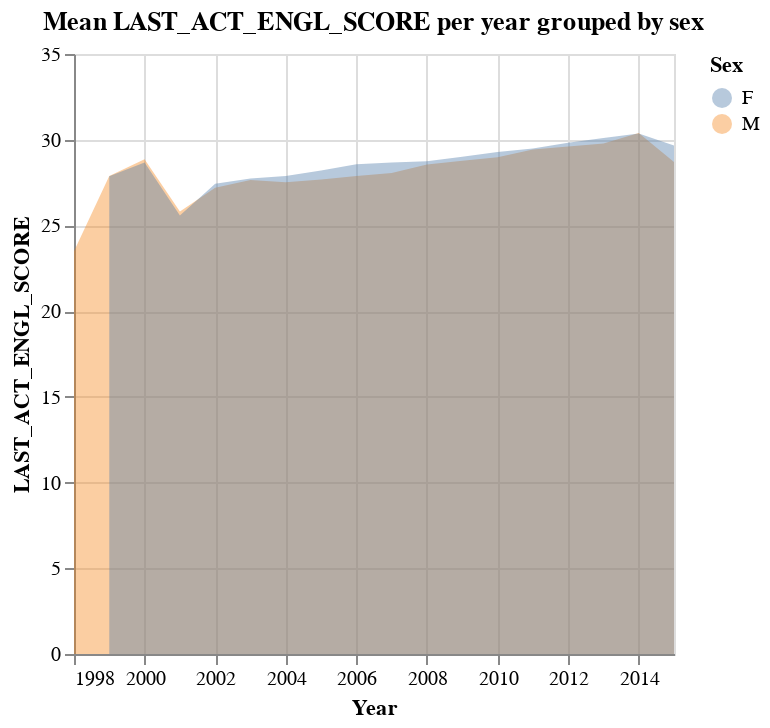
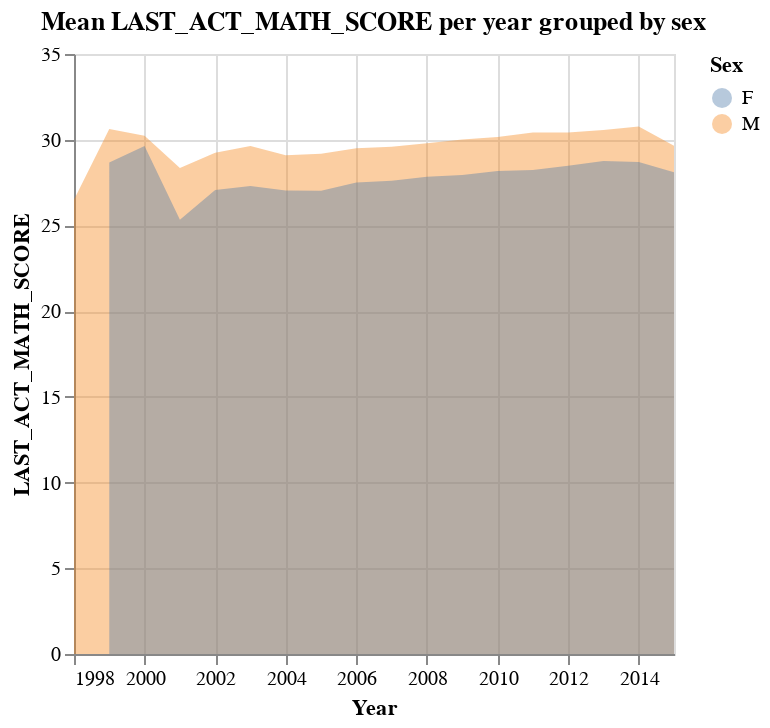
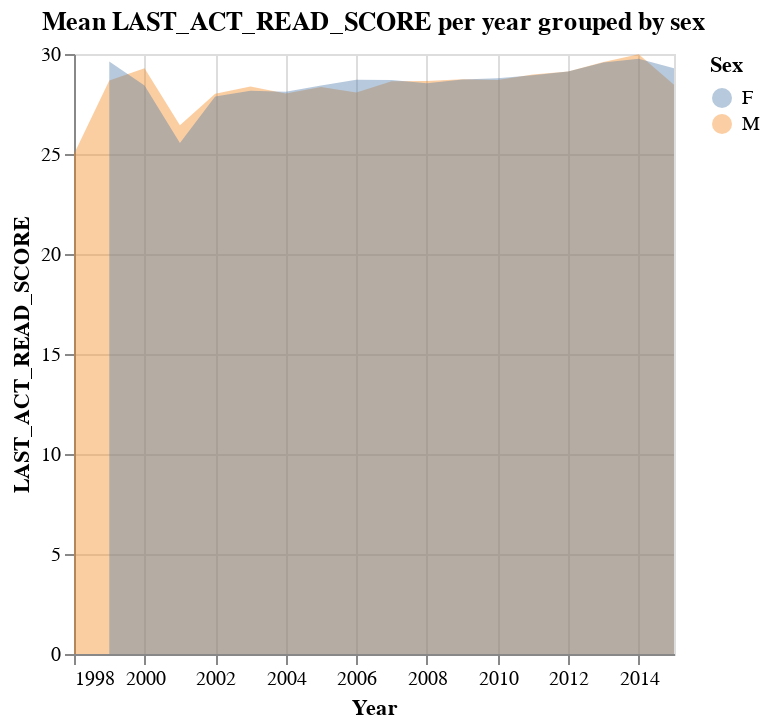
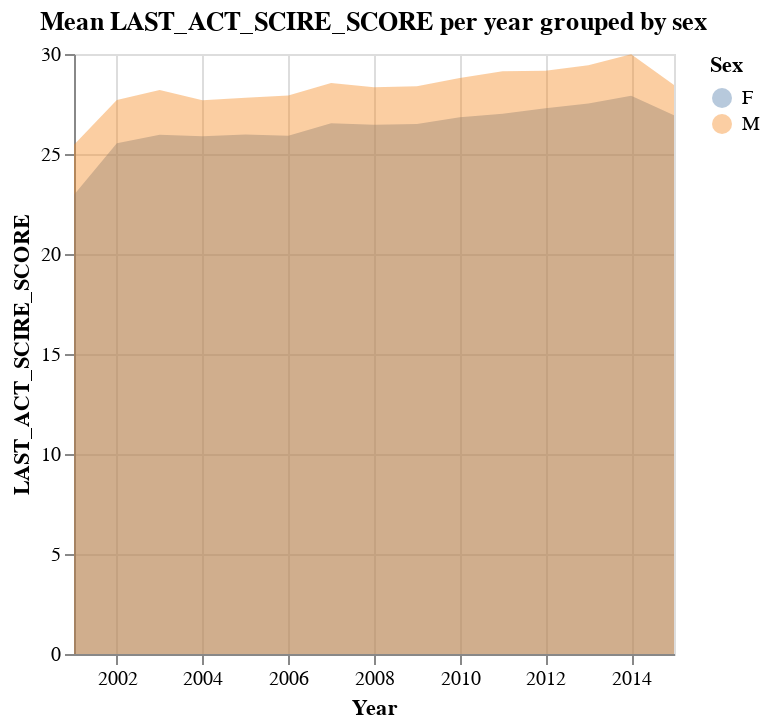

Notebook code for these charts, in order:
### Code cell
columnlst = ['HSGPA', 'LAST_ACT_ENGL_SCORE', 'LAST_ACT_MATH_SCORE', 'LAST_ACT_READ_SCORE',
       'LAST_ACT_SCIRE_SCORE', 'LAST_ACT_COMP_SCORE', 'LAST_SATI_VERB_SCORE',
       'LAST_SATI_MATH_SCORE', 'LAST_SATI_TOTAL_SCORE','avg_GPAO']

def getFigs(timeCol, groupCol, columns, dataframe, agg='mean'):
    def layered_area_chart(col, data):
        area = alt.Chart(data).mark_area(opacity=0.4).encode(
            x=alt.X(f"{timeCol}:T", title="Year"),
            y=alt.Y(col, stack=False),
            color=alt.Color(groupCol, title="Sex")
        ).properties(
            title=f"{agg.capitalize()} {col} per year grouped by sex"
        )
        return area

    for col in columns:
        table = pd.pivot_table(dataframe, values=col, index=[timeCol, groupCol], aggfunc=agg)
        table.reset_index(inplace=True)
        
        # Generate and return chart (in Jupyter, returning should display the chart)
        fig = layered_area_chart(col, table)
        display(fig)  # Use display() in Jupyter environments

# Call the function to generate the charts
getFigs('ADMIT_TERM_TERM_YEAR', 'SEX', columnlst, merge_df)

### Figure 1 — Vega-Lite specification as saved in the notebook (floating-point values rounded to 4 significant figures)
{"config": {"view": {"continuousWidth": 300, "continuousHeight": 300}}, "data": {"name": "data-38bada5e874e2c0c0ea1acb1ad19119a"}, "mark": {"type": "area", "opacity": 0.4}, "encoding": {"color": {"field": "SEX", "title": "Sex", "type": "nominal"}, "x": {"field": "ADMIT_TERM_TERM_YEAR", "title": "Year", "type": "temporal"}, "y": {"field": "LAST_ACT_ENGL_SCORE", "stack": false, "type": "quantitative"}}, "title": "Mean LAST_ACT_ENGL_SCORE per year grouped by sex", "$schema": "https://vega.github.io/schema/vega-lite/v5.16.3.json", "datasets": {"data-38bada5e874e2c0c0ea1acb1ad19119a": [{"ADMIT_TERM_TERM_YEAR": "1998", "SEX": "M", "LAST_ACT_ENGL_SCORE": 23.5}, {"ADMIT_TERM_TERM_YEAR": "1999", "SEX": "F", "LAST_ACT_ENGL_SCORE": 27.87}, {"ADMIT_TERM_TERM_YEAR": "1999", "SEX": "M", "LAST_ACT_ENGL_SCORE": 27.88}, {"ADMIT_TERM_TERM_YEAR": "2000", "SEX": "F", "LAST_ACT_ENGL_SCORE": 28.67}, {"ADMIT_TERM_TERM_YEAR": "2000", "SEX": "M", "LAST_ACT_ENGL_SCORE": 28.87}, {"ADMIT_TERM_TERM_YEAR": "2001", "SEX": "F", "LAST_ACT_ENGL_SCORE": 25.58}, {"ADMIT_TERM_TERM_YEAR": "2001", "SEX": "M", "LAST_ACT_ENGL_SCORE": 25.81}, {"ADMIT_TERM_TERM_YEAR": "2002", "SEX": "F", "LAST_ACT_ENGL_SCORE": 27.43}, {"ADMIT_TERM_TERM_YEAR": "2002", "SEX": "M", "LAST_ACT_ENGL_SCORE": 27.19}, {"ADMIT_TERM_TERM_YEAR": "2003", "SEX": "F", "LAST_ACT_ENGL_SCORE": 27.74}, {"ADMIT_TERM_TERM_YEAR": "2003", "SEX": "M", "LAST_ACT_ENGL_SCORE": 27.65}, {"ADMIT_TERM_TERM_YEAR": "2004", "SEX": "F", "LAST_ACT_ENGL_SCORE": 27.89}, {"ADMIT_TERM_TERM_YEAR": "2004", "SEX": "M", "LAST_ACT_ENGL_SCORE": 27.51}, {"ADMIT_TERM_TERM_YEAR": "2005", "SEX": "F", "LAST_ACT_ENGL_SCORE": 28.2}, {"ADMIT_TERM_TERM_YEAR": "2005", "SEX": "M", "LAST_ACT_ENGL_SCORE": 27.67}, {"ADMIT_TERM_TERM_YEAR": "2006", "SEX": "F", "LAST_ACT_ENGL_SCORE": 28.56}, {"ADMIT_TERM_TERM_YEAR": "2006", "SEX": "M", "LAST_ACT_ENGL_SCORE": 27.89}, {"ADMIT_TERM_TERM_YEAR": "2007", "SEX": "F", "LAST_ACT_ENGL_SCORE": 28.68}, {"ADMIT_TERM_TERM_YEAR": "2007", "SEX": "M", "LAST_ACT_ENGL_SCORE": 28.06}, {"ADMIT_TERM_TERM_YEAR": "2008", "SEX": "F", "LAST_ACT_ENGL_SCORE": 28.74}, {"ADMIT_TERM_TERM_YEAR": "2008", "SEX": "M", "LAST_ACT_ENGL_SCORE": 28.55}, {"ADMIT_TERM_TERM_YEAR": "2009", "SEX": "F", "LAST_ACT_ENGL_SCORE": 29.0}, {"ADMIT_TERM_TERM_YEAR": "2009", "SEX": "M", "LAST_ACT_ENGL_SCORE": 28.77}, {"ADMIT_TERM_TERM_YEAR": "2010", "SEX": "F", "LAST_ACT_ENGL_SCORE": 29.28}, {"ADMIT_TERM_TERM_YEAR": "2010", "SEX": "M", "LAST_ACT_ENGL_SCORE": 28.98}, {"ADMIT_TERM_TERM_YEAR": "2011", "SEX": "F", "LAST_ACT_ENGL_SCORE": 29.49}, {"ADMIT_TERM_TERM_YEAR": "2011", "SEX": "M", "LAST_ACT_ENGL_SCORE": 29.43}, {"ADMIT_TERM_TERM_YEAR": "2012", "SEX": "F", "LAST_ACT_ENGL_SCORE": 29.82}, {"ADMIT_TERM_TERM_YEAR": "2012", "SEX": "M", "LAST_ACT_ENGL_SCORE": 29.6}, {"ADMIT_TERM_TERM_YEAR": "2013", "SEX": "F", "LAST_ACT_ENGL_SCORE": 30.1}, {"ADMIT_TERM_TERM_YEAR": "2013", "SEX": "M", "LAST_ACT_ENGL_SCORE": 29.78}, {"ADMIT_TERM_TERM_YEAR": "2014", "SEX": "F", "LAST_ACT_ENGL_SCORE": 30.36}, {"ADMIT_TERM_TERM_YEAR": "2014", "SEX": "M", "LAST_ACT_ENGL_SCORE": 30.39}, {"ADMIT_TERM_TERM_YEAR": "2015", "SEX": "F", "LAST_ACT_ENGL_SCORE": 29.66}, {"ADMIT_TERM_TERM_YEAR": "2015", "SEX": "M", "LAST_ACT_ENGL_SCORE": 28.71}]}}

### Figure 2 — Vega-Lite specification as saved in the notebook (floating-point values rounded to 4 significant figures)
{"config": {"view": {"continuousWidth": 300, "continuousHeight": 300}}, "data": {"name": "data-97c75e43fd5d45eefbe49e8a476cb494"}, "mark": {"type": "area", "opacity": 0.4}, "encoding": {"color": {"field": "SEX", "title": "Sex", "type": "nominal"}, "x": {"field": "ADMIT_TERM_TERM_YEAR", "title": "Year", "type": "temporal"}, "y": {"field": "LAST_ACT_MATH_SCORE", "stack": false, "type": "quantitative"}}, "title": "Mean LAST_ACT_MATH_SCORE per year grouped by sex", "$schema": "https://vega.github.io/schema/vega-lite/v5.16.3.json", "datasets": {"data-97c75e43fd5d45eefbe49e8a476cb494": [{"ADMIT_TERM_TERM_YEAR": "1998", "SEX": "M", "LAST_ACT_MATH_SCORE": 26.5}, {"ADMIT_TERM_TERM_YEAR": "1999", "SEX": "F", "LAST_ACT_MATH_SCORE": 28.67}, {"ADMIT_TERM_TERM_YEAR": "1999", "SEX": "M", "LAST_ACT_MATH_SCORE": 30.62}, {"ADMIT_TERM_TERM_YEAR": "2000", "SEX": "F", "LAST_ACT_MATH_SCORE": 29.64}, {"ADMIT_TERM_TERM_YEAR": "2000", "SEX": "M", "LAST_ACT_MATH_SCORE": 30.23}, {"ADMIT_TERM_TERM_YEAR": "2001", "SEX": "F", "LAST_ACT_MATH_SCORE": 25.33}, {"ADMIT_TERM_TERM_YEAR": "2001", "SEX": "M", "LAST_ACT_MATH_SCORE": 28.35}, {"ADMIT_TERM_TERM_YEAR": "2002", "SEX": "F", "LAST_ACT_MATH_SCORE": 27.07}, {"ADMIT_TERM_TERM_YEAR": "2002", "SEX": "M", "LAST_ACT_MATH_SCORE": 29.24}, {"ADMIT_TERM_TERM_YEAR": "2003", "SEX": "F", "LAST_ACT_MATH_SCORE": 27.3}, {"ADMIT_TERM_TERM_YEAR": "2003", "SEX": "M", "LAST_ACT_MATH_SCORE": 29.64}, {"ADMIT_TERM_TERM_YEAR": "2004", "SEX": "F", "LAST_ACT_MATH_SCORE": 27.04}, {"ADMIT_TERM_TERM_YEAR": "2004", "SEX": "M", "LAST_ACT_MATH_SCORE": 29.09}, {"ADMIT_TERM_TERM_YEAR": "2005", "SEX": "F", "LAST_ACT_MATH_SCORE": 27.03}, {"ADMIT_TERM_TERM_YEAR": "2005", "SEX": "M", "LAST_ACT_MATH_SCORE": 29.18}, {"ADMIT_TERM_TERM_YEAR": "2006", "SEX": "F", "LAST_ACT_MATH_SCORE": 27.5}, {"ADMIT_TERM_TERM_YEAR": "2006", "SEX": "M", "LAST_ACT_MATH_SCORE": 29.5}, {"ADMIT_TERM_TERM_YEAR": "2007", "SEX": "F", "LAST_ACT_MATH_SCORE": 27.6}, {"ADMIT_TERM_TERM_YEAR": "2007", "SEX": "M", "LAST_ACT_MATH_SCORE": 29.58}, {"ADMIT_TERM_TERM_YEAR": "2008", "SEX": "F", "LAST_ACT_MATH_SCORE": 27.83}, {"ADMIT_TERM_TERM_YEAR": "2008", "SEX": "M", "LAST_ACT_MATH_SCORE": 29.8}, {"ADMIT_TERM_TERM_YEAR": "2009", "SEX": "F", "LAST_ACT_MATH_SCORE": 27.94}, {"ADMIT_TERM_TERM_YEAR": "2009", "SEX": "M", "LAST_ACT_MATH_SCORE": 30.01}, {"ADMIT_TERM_TERM_YEAR": "2010", "SEX": "F", "LAST_ACT_MATH_SCORE": 28.18}, {"ADMIT_TERM_TERM_YEAR": "2010", "SEX": "M", "LAST_ACT_MATH_SCORE": 30.16}, {"ADMIT_TERM_TERM_YEAR": "2011", "SEX": "F", "LAST_ACT_MATH_SCORE": 28.23}, {"ADMIT_TERM_TERM_YEAR": "2011", "SEX": "M", "LAST_ACT_MATH_SCORE": 30.42}, {"ADMIT_TERM_TERM_YEAR": "2012", "SEX": "F", "LAST_ACT_MATH_SCORE": 28.47}, {"ADMIT_TERM_TERM_YEAR": "2012", "SEX": "M", "LAST_ACT_MATH_SCORE": 30.42}, {"ADMIT_TERM_TERM_YEAR": "2013", "SEX": "F", "LAST_ACT_MATH_SCORE": 28.77}, {"ADMIT_TERM_TERM_YEAR": "2013", "SEX": "M", "LAST_ACT_MATH_SCORE": 30.57}, {"ADMIT_TERM_TERM_YEAR": "2014", "SEX": "F", "LAST_ACT_MATH_SCORE": 28.71}, {"ADMIT_TERM_TERM_YEAR": "2014", "SEX": "M", "LAST_ACT_MATH_SCORE": 30.77}, {"ADMIT_TERM_TERM_YEAR": "2015", "SEX": "F", "LAST_ACT_MATH_SCORE": 28.1}, {"ADMIT_TERM_TERM_YEAR": "2015", "SEX": "M", "LAST_ACT_MATH_SCORE": 29.64}]}}

### Figure 3 — Vega-Lite specification as saved in the notebook (floating-point values rounded to 4 significant figures)
{"config": {"view": {"continuousWidth": 300, "continuousHeight": 300}}, "data": {"name": "data-19d96c67ee2665251ccc01333e507653"}, "mark": {"type": "area", "opacity": 0.4}, "encoding": {"color": {"field": "SEX", "title": "Sex", "type": "nominal"}, "x": {"field": "ADMIT_TERM_TERM_YEAR", "title": "Year", "type": "temporal"}, "y": {"field": "LAST_ACT_READ_SCORE", "stack": false, "type": "quantitative"}}, "title": "Mean LAST_ACT_READ_SCORE per year grouped by sex", "$schema": "https://vega.github.io/schema/vega-lite/v5.16.3.json", "datasets": {"data-19d96c67ee2665251ccc01333e507653": [{"ADMIT_TERM_TERM_YEAR": "1998", "SEX": "M", "LAST_ACT_READ_SCORE": 25.0}, {"ADMIT_TERM_TERM_YEAR": "1999", "SEX": "F", "LAST_ACT_READ_SCORE": 29.62}, {"ADMIT_TERM_TERM_YEAR": "1999", "SEX": "M", "LAST_ACT_READ_SCORE": 28.68}, {"ADMIT_TERM_TERM_YEAR": "2000", "SEX": "F", "LAST_ACT_READ_SCORE": 28.42}, {"ADMIT_TERM_TERM_YEAR": "2000", "SEX": "M", "LAST_ACT_READ_SCORE": 29.29}, {"ADMIT_TERM_TERM_YEAR": "2001", "SEX": "F", "LAST_ACT_READ_SCORE": 25.55}, {"ADMIT_TERM_TERM_YEAR": "2001", "SEX": "M", "LAST_ACT_READ_SCORE": 26.44}, {"ADMIT_TERM_TERM_YEAR": "2002", "SEX": "F", "LAST_ACT_READ_SCORE": 27.87}, {"ADMIT_TERM_TERM_YEAR": "2002", "SEX": "M", "LAST_ACT_READ_SCORE": 28.02}, {"ADMIT_TERM_TERM_YEAR": "2003", "SEX": "F", "LAST_ACT_READ_SCORE": 28.16}, {"ADMIT_TERM_TERM_YEAR": "2003", "SEX": "M", "LAST_ACT_READ_SCORE": 28.38}, {"ADMIT_TERM_TERM_YEAR": "2004", "SEX": "F", "LAST_ACT_READ_SCORE": 28.11}, {"ADMIT_TERM_TERM_YEAR": "2004", "SEX": "M", "LAST_ACT_READ_SCORE": 28.03}, {"ADMIT_TERM_TERM_YEAR": "2005", "SEX": "F", "LAST_ACT_READ_SCORE": 28.43}, {"ADMIT_TERM_TERM_YEAR": "2005", "SEX": "M", "LAST_ACT_READ_SCORE": 28.35}, {"ADMIT_TERM_TERM_YEAR": "2006", "SEX": "F", "LAST_ACT_READ_SCORE": 28.71}, {"ADMIT_TERM_TERM_YEAR": "2006", "SEX": "M", "LAST_ACT_READ_SCORE": 28.07}, {"ADMIT_TERM_TERM_YEAR": "2007", "SEX": "F", "LAST_ACT_READ_SCORE": 28.7}, {"ADMIT_TERM_TERM_YEAR": "2007", "SEX": "M", "LAST_ACT_READ_SCORE": 28.64}, {"ADMIT_TERM_TERM_YEAR": "2008", "SEX": "F", "LAST_ACT_READ_SCORE": 28.53}, {"ADMIT_TERM_TERM_YEAR": "2008", "SEX": "M", "LAST_ACT_READ_SCORE": 28.65}, {"ADMIT_TERM_TERM_YEAR": "2009", "SEX": "F", "LAST_ACT_READ_SCORE": 28.73}, {"ADMIT_TERM_TERM_YEAR": "2009", "SEX": "M", "LAST_ACT_READ_SCORE": 28.74}, {"ADMIT_TERM_TERM_YEAR": "2010", "SEX": "F", "LAST_ACT_READ_SCORE": 28.79}, {"ADMIT_TERM_TERM_YEAR": "2010", "SEX": "M", "LAST_ACT_READ_SCORE": 28.7}, {"ADMIT_TERM_TERM_YEAR": "2011", "SEX": "F", "LAST_ACT_READ_SCORE": 28.94}, {"ADMIT_TERM_TERM_YEAR": "2011", "SEX": "M", "LAST_ACT_READ_SCORE": 28.97}, {"ADMIT_TERM_TERM_YEAR": "2012", "SEX": "F", "LAST_ACT_READ_SCORE": 29.13}, {"ADMIT_TERM_TERM_YEAR": "2012", "SEX": "M", "LAST_ACT_READ_SCORE": 29.13}, {"ADMIT_TERM_TERM_YEAR": "2013", "SEX": "F", "LAST_ACT_READ_SCORE": 29.58}, {"ADMIT_TERM_TERM_YEAR": "2013", "SEX": "M", "LAST_ACT_READ_SCORE": 29.6}, {"ADMIT_TERM_TERM_YEAR": "2014", "SEX": "F", "LAST_ACT_READ_SCORE": 29.76}, {"ADMIT_TERM_TERM_YEAR": "2014", "SEX": "M", "LAST_ACT_READ_SCORE": 29.98}, {"ADMIT_TERM_TERM_YEAR": "2015", "SEX": "F", "LAST_ACT_READ_SCORE": 29.29}, {"ADMIT_TERM_TERM_YEAR": "2015", "SEX": "M", "LAST_ACT_READ_SCORE": 28.47}]}}

### Figure 4 — Vega-Lite specification as saved in the notebook (floating-point values rounded to 4 significant figures)
{"config": {"view": {"continuousWidth": 300, "continuousHeight": 300}}, "data": {"name": "data-04a73c4034e0c27f276962a3c78602d8"}, "mark": {"type": "area", "opacity": 0.4}, "encoding": {"color": {"field": "SEX", "title": "Sex", "type": "nominal"}, "x": {"field": "ADMIT_TERM_TERM_YEAR", "title": "Year", "type": "temporal"}, "y": {"field": "LAST_ACT_SCIRE_SCORE", "stack": false, "type": "quantitative"}}, "title": "Mean LAST_ACT_SCIRE_SCORE per year grouped by sex", "$schema": "https://vega.github.io/schema/vega-lite/v5.16.3.json", "datasets": {"data-04a73c4034e0c27f276962a3c78602d8": [{"ADMIT_TERM_TERM_YEAR": "2001", "SEX": "F", "LAST_ACT_SCIRE_SCORE": 22.96}, {"ADMIT_TERM_TERM_YEAR": "2001", "SEX": "M", "LAST_ACT_SCIRE_SCORE": 25.46}, {"ADMIT_TERM_TERM_YEAR": "2002", "SEX": "F", "LAST_ACT_SCIRE_SCORE": 25.54}, {"ADMIT_TERM_TERM_YEAR": "2002", "SEX": "M", "LAST_ACT_SCIRE_SCORE": 27.7}, {"ADMIT_TERM_TERM_YEAR": "2003", "SEX": "F", "LAST_ACT_SCIRE_SCORE": 25.96}, {"ADMIT_TERM_TERM_YEAR": "2003", "SEX": "M", "LAST_ACT_SCIRE_SCORE": 28.2}, {"ADMIT_TERM_TERM_YEAR": "2004", "SEX": "F", "LAST_ACT_SCIRE_SCORE": 25.89}, {"ADMIT_TERM_TERM_YEAR": "2004", "SEX": "M", "LAST_ACT_SCIRE_SCORE": 27.69}, {"ADMIT_TERM_TERM_YEAR": "2005", "SEX": "F", "LAST_ACT_SCIRE_SCORE": 25.98}, {"ADMIT_TERM_TERM_YEAR": "2005", "SEX": "M", "LAST_ACT_SCIRE_SCORE": 27.81}, {"ADMIT_TERM_TERM_YEAR": "2006", "SEX": "F", "LAST_ACT_SCIRE_SCORE": 25.91}, {"ADMIT_TERM_TERM_YEAR": "2006", "SEX": "M", "LAST_ACT_SCIRE_SCORE": 27.92}, {"ADMIT_TERM_TERM_YEAR": "2007", "SEX": "F", "LAST_ACT_SCIRE_SCORE": 26.54}, {"ADMIT_TERM_TERM_YEAR": "2007", "SEX": "M", "LAST_ACT_SCIRE_SCORE": 28.55}, {"ADMIT_TERM_TERM_YEAR": "2008", "SEX": "F", "LAST_ACT_SCIRE_SCORE": 26.47}, {"ADMIT_TERM_TERM_YEAR": "2008", "SEX": "M", "LAST_ACT_SCIRE_SCORE": 28.34}, {"ADMIT_TERM_TERM_YEAR": "2009", "SEX": "F", "LAST_ACT_SCIRE_SCORE": 26.5}, {"ADMIT_TERM_TERM_YEAR": "2009", "SEX": "M", "LAST_ACT_SCIRE_SCORE": 28.38}, {"ADMIT_TERM_TERM_YEAR": "2010", "SEX": "F", "LAST_ACT_SCIRE_SCORE": 26.84}, {"ADMIT_TERM_TERM_YEAR": "2010", "SEX": "M", "LAST_ACT_SCIRE_SCORE": 28.8}, {"ADMIT_TERM_TERM_YEAR": "2011", "SEX": "F", "LAST_ACT_SCIRE_SCORE": 27.01}, {"ADMIT_TERM_TERM_YEAR": "2011", "SEX": "M", "LAST_ACT_SCIRE_SCORE": 29.14}, {"ADMIT_TERM_TERM_YEAR": "2012", "SEX": "F", "LAST_ACT_SCIRE_SCORE": 27.29}, {"ADMIT_TERM_TERM_YEAR": "2012", "SEX": "M", "LAST_ACT_SCIRE_SCORE": 29.17}, {"ADMIT_TERM_TERM_YEAR": "2013", "SEX": "F", "LAST_ACT_SCIRE_SCORE": 27.53}, {"ADMIT_TERM_TERM_YEAR": "2013", "SEX": "M", "LAST_ACT_SCIRE_SCORE": 29.43}, {"ADMIT_TERM_TERM_YEAR": "2014", "SEX": "F", "LAST_ACT_SCIRE_SCORE": 27.91}, {"ADMIT_TERM_TERM_YEAR": "2014", "SEX": "M", "LAST_ACT_SCIRE_SCORE": 29.98}, {"ADMIT_TERM_TERM_YEAR": "2015", "SEX": "F", "LAST_ACT_SCIRE_SCORE": 26.93}, {"ADMIT_TERM_TERM_YEAR": "2015", "SEX": "M", "LAST_ACT_SCIRE_SCORE": 28.45}]}}
